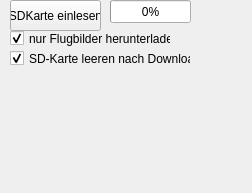
<?xml version="1.0" encoding="UTF-8"?>
<ui version="4.0">
 <class>Form</class>
 <widget class="QWidget" name="Form">
  <property name="geometry">
   <rect>
    <x>0</x>
    <y>0</y>
    <width>252</width>
    <height>193</height>
   </rect>
  </property>
  <property name="windowTitle">
   <string>Form</string>
  </property>
  <widget class="QCheckBox" name="SDCard_leeren">
   <property name="geometry">
    <rect>
     <x>10</x>
     <y>50</y>
     <width>181</width>
     <height>17</height>
    </rect>
   </property>
   <property name="text">
    <string>SD-Karte leeren nach Download</string>
   </property>
   <property name="checked">
    <bool>true</bool>
   </property>
  </widget>
  <widget class="QWidget" name="verticalLayoutWidget_2">
   <property name="geometry">
    <rect>
     <x>0</x>
     <y>60</y>
     <width>251</width>
     <height>81</height>
    </rect>
   </property>
   <layout class="QVBoxLayout" name="buttonsVL"/>
  </widget>
  <widget class="QCheckBox" name="nurFlugBilder">
   <property name="geometry">
    <rect>
     <x>10</x>
     <y>30</y>
     <width>161</width>
     <height>17</height>
    </rect>
   </property>
   <property name="text">
    <string>nur Flugbilder herunterladen</string>
   </property>
   <property name="checked">
    <bool>true</bool>
   </property>
  </widget>
  <widget class="QWidget" name="verticalLayoutWidget_3">
   <property name="geometry">
    <rect>
     <x>0</x>
     <y>140</y>
     <width>251</width>
     <height>51</height>
    </rect>
   </property>
   <layout class="QVBoxLayout" name="rootPathVL"/>
  </widget>
  <widget class="QProgressBar" name="AraLoaderProgressBar">
   <property name="geometry">
    <rect>
     <x>110</x>
     <y>0</y>
     <width>81</width>
     <height>23</height>
    </rect>
   </property>
   <property name="value">
    <number>0</number>
   </property>
  </widget>
  <widget class="QPushButton" name="sdcard">
   <property name="geometry">
    <rect>
     <x>10</x>
     <y>0</y>
     <width>91</width>
     <height>31</height>
    </rect>
   </property>
   <property name="text">
    <string>SDKarte einlesen</string>
   </property>
  </widget>
 </widget>
 <resources/>
 <connections/>
</ui>
